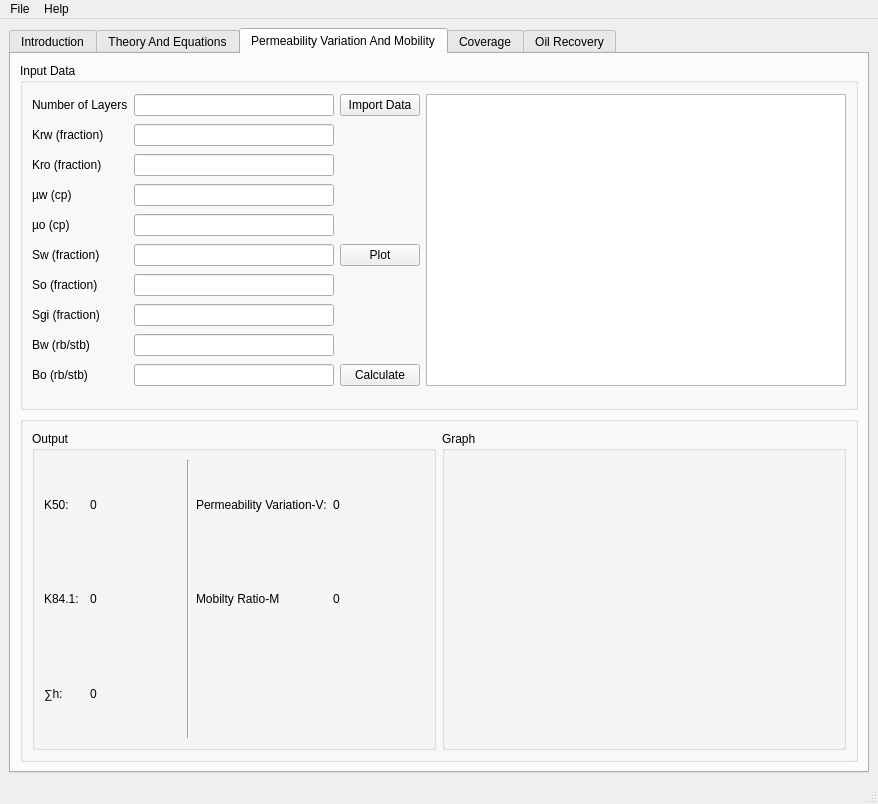
<?xml version="1.0" encoding="UTF-8"?>
<ui version="4.0">
 <class>MainWindow</class>
 <widget class="QMainWindow" name="MainWindow">
  <property name="geometry">
   <rect>
    <x>0</x>
    <y>0</y>
    <width>878</width>
    <height>804</height>
   </rect>
  </property>
  <property name="windowTitle">
   <string>WATERFLOOD PVR</string>
  </property>
  <widget class="QWidget" name="centralwidget">
   <layout class="QGridLayout" name="gridLayout">
    <item row="0" column="0">
     <widget class="QTabWidget" name="tabWidget">
      <property name="currentIndex">
       <number>2</number>
      </property>
      <widget class="QWidget" name="tab">
       <attribute name="title">
        <string>Introduction</string>
       </attribute>
      </widget>
      <widget class="QWidget" name="tab_2">
       <attribute name="title">
        <string>Theory And Equations</string>
       </attribute>
      </widget>
      <widget class="QWidget" name="tab_3">
       <attribute name="title">
        <string>Permeability Variation And Mobility</string>
       </attribute>
       <layout class="QGridLayout" name="gridLayout_3">
        <item row="0" column="0">
         <widget class="QGroupBox" name="InputDataGroupBox">
          <property name="maximumSize">
           <size>
            <width>1000</width>
            <height>16777215</height>
           </size>
          </property>
          <property name="title">
           <string>Input Data</string>
          </property>
          <layout class="QGridLayout" name="gridLayout_5">
           <item row="6" column="1">
            <widget class="QLineEdit" name="soLineEdit">
             <property name="maximumSize">
              <size>
               <width>200</width>
               <height>16777215</height>
              </size>
             </property>
            </widget>
           </item>
           <item row="5" column="1">
            <widget class="QLineEdit" name="swLineEdit">
             <property name="maximumSize">
              <size>
               <width>200</width>
               <height>16777215</height>
              </size>
             </property>
            </widget>
           </item>
           <item row="4" column="1">
            <widget class="QLineEdit" name="uoLineEdit">
             <property name="maximumSize">
              <size>
               <width>200</width>
               <height>16777215</height>
              </size>
             </property>
            </widget>
           </item>
           <item row="3" column="0">
            <widget class="QLabel" name="uwLabel">
             <property name="text">
              <string>µw (cp)</string>
             </property>
            </widget>
           </item>
           <item row="2" column="0">
            <widget class="QLabel" name="kroLabel">
             <property name="text">
              <string>Kro (fraction)</string>
             </property>
            </widget>
           </item>
           <item row="0" column="1">
            <widget class="QLineEdit" name="numberOfLayerLineEdit">
             <property name="maximumSize">
              <size>
               <width>200</width>
               <height>16777215</height>
              </size>
             </property>
            </widget>
           </item>
           <item row="9" column="1">
            <widget class="QLineEdit" name="boLineEdit">
             <property name="maximumSize">
              <size>
               <width>200</width>
               <height>16777215</height>
              </size>
             </property>
            </widget>
           </item>
           <item row="1" column="0">
            <widget class="QLabel" name="krwLabel">
             <property name="text">
              <string>Krw (fraction)</string>
             </property>
            </widget>
           </item>
           <item row="6" column="0">
            <widget class="QLabel" name="soLabel">
             <property name="text">
              <string>So (fraction)</string>
             </property>
            </widget>
           </item>
           <item row="3" column="1">
            <widget class="QLineEdit" name="uwLineEdit">
             <property name="maximumSize">
              <size>
               <width>200</width>
               <height>16777215</height>
              </size>
             </property>
            </widget>
           </item>
           <item row="8" column="0">
            <widget class="QLabel" name="bwLabel">
             <property name="text">
              <string>Bw (rb/stb)</string>
             </property>
            </widget>
           </item>
           <item row="0" column="0">
            <widget class="QLabel" name="numberOfLayerLabel">
             <property name="text">
              <string>Number of Layers</string>
             </property>
            </widget>
           </item>
           <item row="7" column="0">
            <widget class="QLabel" name="sgiLabel">
             <property name="text">
              <string>Sgi (fraction)</string>
             </property>
            </widget>
           </item>
           <item row="4" column="0">
            <widget class="QLabel" name="uoLabel">
             <property name="text">
              <string>µo (cp)</string>
             </property>
            </widget>
           </item>
           <item row="8" column="1">
            <widget class="QLineEdit" name="bwLineEdit">
             <property name="maximumSize">
              <size>
               <width>200</width>
               <height>16777215</height>
              </size>
             </property>
            </widget>
           </item>
           <item row="9" column="0">
            <widget class="QLabel" name="boLabel">
             <property name="text">
              <string>Bo (rb/stb)</string>
             </property>
            </widget>
           </item>
           <item row="1" column="1">
            <widget class="QLineEdit" name="krwLineEdit">
             <property name="maximumSize">
              <size>
               <width>200</width>
               <height>16777215</height>
              </size>
             </property>
            </widget>
           </item>
           <item row="7" column="1">
            <widget class="QLineEdit" name="sgiLineEdit">
             <property name="maximumSize">
              <size>
               <width>200</width>
               <height>16777215</height>
              </size>
             </property>
            </widget>
           </item>
           <item row="5" column="0">
            <widget class="QLabel" name="swLabel">
             <property name="text">
              <string>Sw (fraction)</string>
             </property>
            </widget>
           </item>
           <item row="0" column="3" rowspan="10">
            <widget class="QTableView" name="dataTableView"/>
           </item>
           <item row="0" column="2">
            <widget class="QPushButton" name="importDataButton">
             <property name="text">
              <string>Import Data</string>
             </property>
            </widget>
           </item>
           <item row="2" column="1">
            <widget class="QLineEdit" name="kroLineEdit">
             <property name="maximumSize">
              <size>
               <width>200</width>
               <height>16777215</height>
              </size>
             </property>
            </widget>
           </item>
           <item row="9" column="2">
            <widget class="QPushButton" name="calculateButton">
             <property name="text">
              <string>Calculate</string>
             </property>
            </widget>
           </item>
           <item row="5" column="2">
            <widget class="QPushButton" name="plotButton">
             <property name="text">
              <string>Plot</string>
             </property>
            </widget>
           </item>
          </layout>
         </widget>
        </item>
        <item row="1" column="0">
         <widget class="QGroupBox" name="graphGroupBox">
          <property name="title">
           <string/>
          </property>
          <layout class="QGridLayout" name="gridLayout_6">
           <item row="0" column="0">
            <widget class="QGroupBox" name="groupBox_5">
             <property name="title">
              <string>Output</string>
             </property>
             <layout class="QGridLayout" name="gridLayout_4">
              <item row="2" column="0">
               <widget class="QLabel" name="hSumLabel">
                <property name="text">
                 <string>∑h:</string>
                </property>
               </widget>
              </item>
              <item row="0" column="3">
               <widget class="QLabel" name="permeabilityLabel">
                <property name="maximumSize">
                 <size>
                  <width>150</width>
                  <height>16777215</height>
                 </size>
                </property>
                <property name="text">
                 <string>Permeability Variation-V:</string>
                </property>
               </widget>
              </item>
              <item row="0" column="1">
               <widget class="QLabel" name="k50OutputLabel">
                <property name="maximumSize">
                 <size>
                  <width>100</width>
                  <height>16777215</height>
                 </size>
                </property>
                <property name="text">
                 <string>0</string>
                </property>
               </widget>
              </item>
              <item row="1" column="1">
               <widget class="QLabel" name="k841OutputLabel">
                <property name="text">
                 <string>0</string>
                </property>
               </widget>
              </item>
              <item row="1" column="3">
               <widget class="QLabel" name="mobilityLabel">
                <property name="text">
                 <string>Mobilty Ratio-M</string>
                </property>
               </widget>
              </item>
              <item row="2" column="1">
               <widget class="QLabel" name="hSumOutputLabel">
                <property name="text">
                 <string>0</string>
                </property>
               </widget>
              </item>
              <item row="1" column="0">
               <widget class="QLabel" name="k841Label">
                <property name="text">
                 <string>K84.1:</string>
                </property>
               </widget>
              </item>
              <item row="0" column="0">
               <widget class="QLabel" name="k50Label">
                <property name="maximumSize">
                 <size>
                  <width>40</width>
                  <height>16777215</height>
                 </size>
                </property>
                <property name="text">
                 <string>K50:</string>
                </property>
               </widget>
              </item>
              <item row="0" column="4">
               <widget class="QLabel" name="permeabilityOutputLabel">
                <property name="maximumSize">
                 <size>
                  <width>150</width>
                  <height>16777215</height>
                 </size>
                </property>
                <property name="text">
                 <string>0</string>
                </property>
               </widget>
              </item>
              <item row="1" column="4">
               <widget class="QLabel" name="mobilityOutputLabel">
                <property name="text">
                 <string>0</string>
                </property>
               </widget>
              </item>
              <item row="0" column="2" rowspan="3">
               <widget class="Line" name="line">
                <property name="orientation">
                 <enum>Qt::Vertical</enum>
                </property>
               </widget>
              </item>
             </layout>
            </widget>
           </item>
           <item row="0" column="1">
            <widget class="QGroupBox" name="groupBox_4">
             <property name="title">
              <string>Graph</string>
             </property>
             <layout class="QGridLayout" name="gridLayout_7">
              <item row="0" column="0">
               <widget class="QWidget" name="graphWidget" native="true"/>
              </item>
             </layout>
            </widget>
           </item>
          </layout>
         </widget>
        </item>
       </layout>
      </widget>
      <widget class="QWidget" name="tab_4">
       <attribute name="title">
        <string>Coverage</string>
       </attribute>
      </widget>
      <widget class="QWidget" name="tab_5">
       <attribute name="title">
        <string>Oil Recovery</string>
       </attribute>
       <layout class="QGridLayout" name="gridLayout_2">
        <item row="1" column="0">
         <widget class="QGroupBox" name="groupBox_2">
          <property name="title">
           <string>GroupBox</string>
          </property>
         </widget>
        </item>
        <item row="2" column="0">
         <widget class="QGroupBox" name="groupBox_3">
          <property name="title">
           <string>Output</string>
          </property>
         </widget>
        </item>
        <item row="0" column="0">
         <widget class="QGroupBox" name="groupBox">
          <property name="title">
           <string>Input Data</string>
          </property>
         </widget>
        </item>
       </layout>
      </widget>
     </widget>
    </item>
   </layout>
  </widget>
  <widget class="QMenuBar" name="menubar">
   <property name="geometry">
    <rect>
     <x>0</x>
     <y>0</y>
     <width>878</width>
     <height>22</height>
    </rect>
   </property>
   <widget class="QMenu" name="menuFile">
    <property name="title">
     <string>File</string>
    </property>
    <addaction name="actionNew"/>
   </widget>
   <widget class="QMenu" name="menuHelp">
    <property name="title">
     <string>Help</string>
    </property>
    <addaction name="actionAbout"/>
   </widget>
   <addaction name="menuFile"/>
   <addaction name="menuHelp"/>
  </widget>
  <widget class="QStatusBar" name="statusbar"/>
  <action name="actionNew">
   <property name="text">
    <string>New</string>
   </property>
  </action>
  <action name="actionAbout">
   <property name="text">
    <string>About</string>
   </property>
  </action>
 </widget>
 <tabstops>
  <tabstop>tabWidget</tabstop>
  <tabstop>numberOfLayerLineEdit</tabstop>
  <tabstop>krwLineEdit</tabstop>
  <tabstop>kroLineEdit</tabstop>
  <tabstop>uwLineEdit</tabstop>
  <tabstop>uoLineEdit</tabstop>
  <tabstop>swLineEdit</tabstop>
  <tabstop>soLineEdit</tabstop>
  <tabstop>sgiLineEdit</tabstop>
  <tabstop>bwLineEdit</tabstop>
  <tabstop>boLineEdit</tabstop>
  <tabstop>dataTableView</tabstop>
 </tabstops>
 <resources/>
 <connections/>
</ui>
